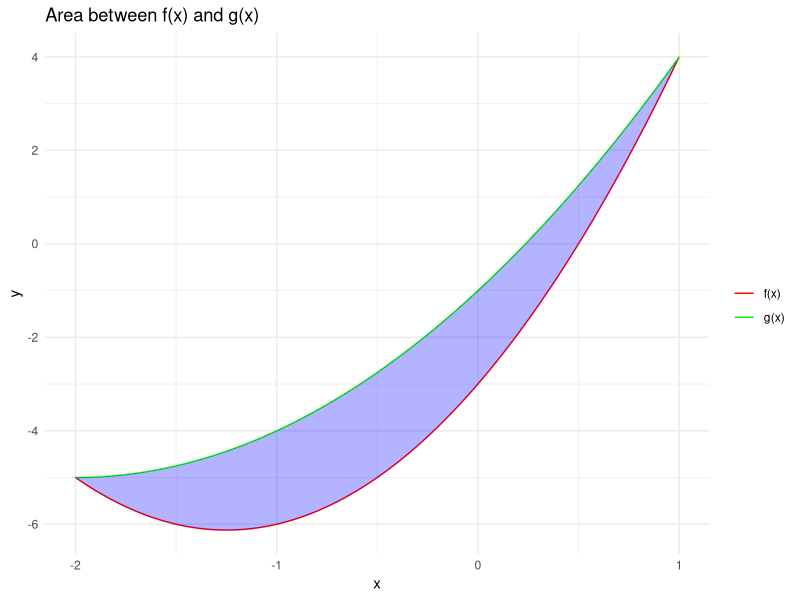

R code for this plot:
## ---- chunk 1
knitr::opts_chunk$set(echo = TRUE)
## ---- chunk 2
library(ggplot2)
library(pracma)
## ---- chunk 3
f <- function(x) { 2 * x^2 + 5 * x - 3 }
g <- function(x) { x^2 + 4 * x - 1 }
## ---- chunk 4
intersection <- function(x) {
  f(x) - g(x)
}

# Using a numerical method to find roots
x1 <- uniroot(intersection, c(-10, 0))$root
x2 <- uniroot(intersection, c(0, 10))$root
c(x1, x2)
## ---- chunk 5
# Integrating the absolute difference of f and g between the roots
total_area <- integrate(Vectorize(function(x) abs(f(x) - g(x))), x1, x2)$value
total_area
## ---- chunk 6
df <- data.frame(x = seq(x1, x2, length.out = 100))
df$yf <- f(df$x)
df$yg <- g(df$x)

ggplot(df, aes(x)) +
  geom_line(aes(y = yf, colour = "f(x)")) +
  geom_line(aes(y = yg, colour = "g(x)")) +
  geom_ribbon(aes(ymin = pmin(yf, yg), ymax = pmax(yf, yg)), fill = "blue", alpha = 0.3) +
  labs(title = "Area between f(x) and g(x)", x = "x", y = "y") +
  scale_colour_manual("", values = c("f(x)" = "red", "g(x)" = "green")) +
  theme_minimal()
